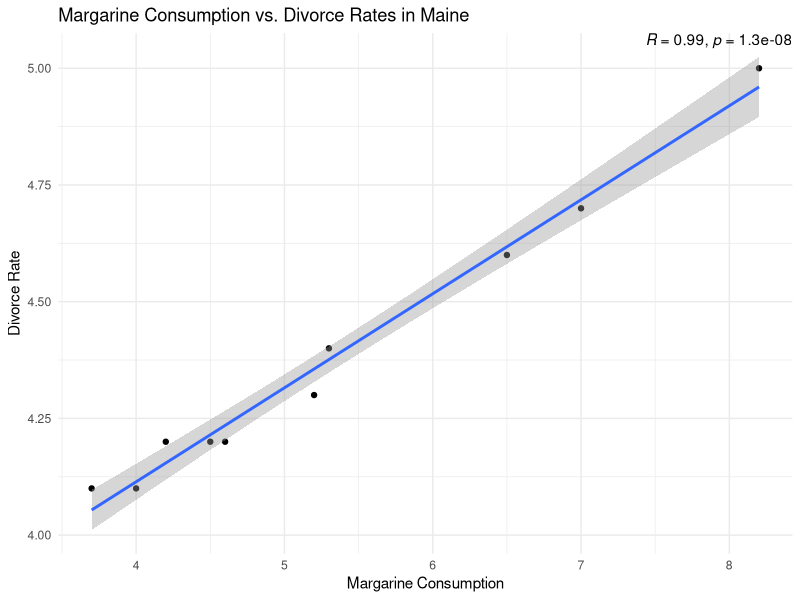
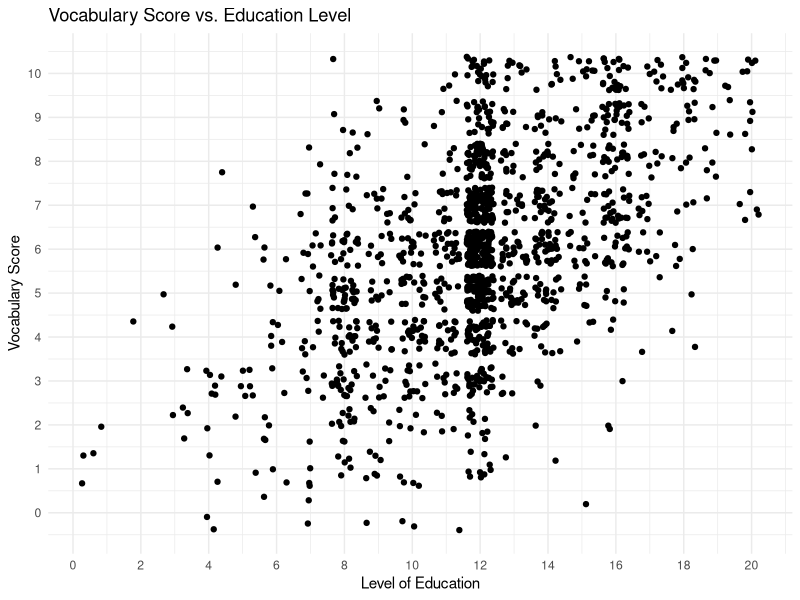
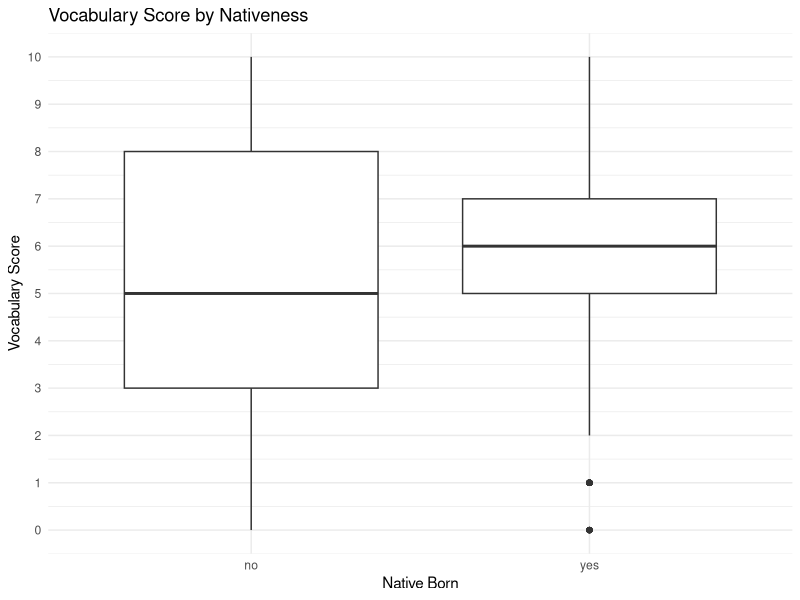
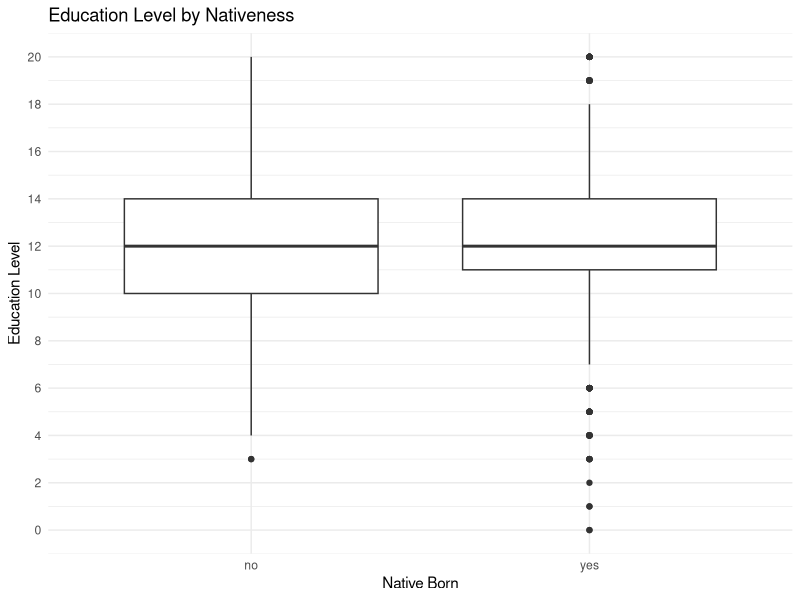

Write the R code that produced these figures, in order.
## ---- chunk 1
knitr::opts_chunk$set(echo = TRUE)


library(ggpubr)
library(dslabs)
library(car)
library(dplyr)

## ---- chunk 2

data(divorce_margarine)

divorce_margarine %>%
  ggplot(aes(x = margarine_consumption_per_capita, y = divorce_rate_maine)) + 
  geom_point() + 
  geom_smooth(method = 'lm') +
  labs(x = "Margarine Consumption", y = "Divorce Rate") +
  theme_minimal() +
  stat_cor(method = "pearson", label.x = Inf, label.y = Inf, hjust = 1, vjust = 1)+
  ggtitle("Margarine Consumption vs. Divorce Rates in Maine")

# We see a high positive correlation between margarine consumption and divorce rates in Maine: R = 0.99, p = 1.3e-08


## ---- chunk 3
data(GSSvocab)


filtered <- GSSvocab %>% filter(year==1978) %>% na.exclude()



## ---- chunk 4

filtered %>% ggplot(aes(educ,vocab)) + 
  geom_point(position = 'jitter') +
  scale_y_continuous(breaks = seq(0, max(filtered$vocab, na.rm = TRUE), by = 1)) +
  scale_x_continuous(breaks = seq(0, max(filtered$educ, na.rm = TRUE), by = 2))+
  labs(x = "Level of Education", y = "Vocabulary Score") +
  theme_minimal()+
  ggtitle("Vocabulary Score vs. Education Level")

m1 <- lm(vocab~educ, filtered)
summary(m1)
# We see from the model summary that education level significantly impacts the vocabulary test score,  
# and that, on average, each additional year/level of education is associated with an increase of 0.39 points in the vocabulary score.

## ---- chunk 5

filtered %>% ggplot(aes(x = nativeBorn, y = vocab)) +
  geom_boxplot() +
  scale_y_continuous(breaks = seq(0, max(filtered$vocab, na.rm = TRUE), by = 1))+
  labs(x = "Native Born", y = "Vocabulary Score") +
  theme_minimal()+
  ggtitle("Vocabulary Score by Nativeness")

m2 <- lm(vocab~educ + nativeBorn, filtered)
summary(m2)

# From the model summary we see that the education coefficient remains consistent with the previous model,
# and that, on average, being a native-born in an English-speaking country is associated with an increase of 0.65 points in vocabulary score.

## ---- chunk 6

ggplot(data = filtered, aes(x = as.factor(nativeBorn), y = educ)) +
  geom_boxplot() +
  labs(x = "Native Born", y = "Education Level") +
  scale_y_continuous(breaks = seq(0, max(filtered$educ, na.rm = TRUE), by = 2))+
  theme_minimal() +
  ggtitle("Education Level by Nativeness")

m3 <- lm(vocab~educ*nativeBorn, filtered)
summary(m3)

# We see that the interaction term is not significant, which suggests that the impact of education on vocabulary does not depend on nativeness.
# We can also see that education level is the only good predictor of vocabulary score in this model. 

## ---- chunk 7
anova(m1,m2,m3)
AIC(m1,m2,m3)
BIC(m1,m2,m3)
# In the ANOVA We see that adding nativeBorn to the model significantly improves the fit, 
# and adding the interaction term (educ:nativeBorn) does not significantly improve the model fit.

# Besides significantly improving the fit, Model 2: vocab ~ educ + nativeBorn, also has the lowest AIC and BIC scores.
